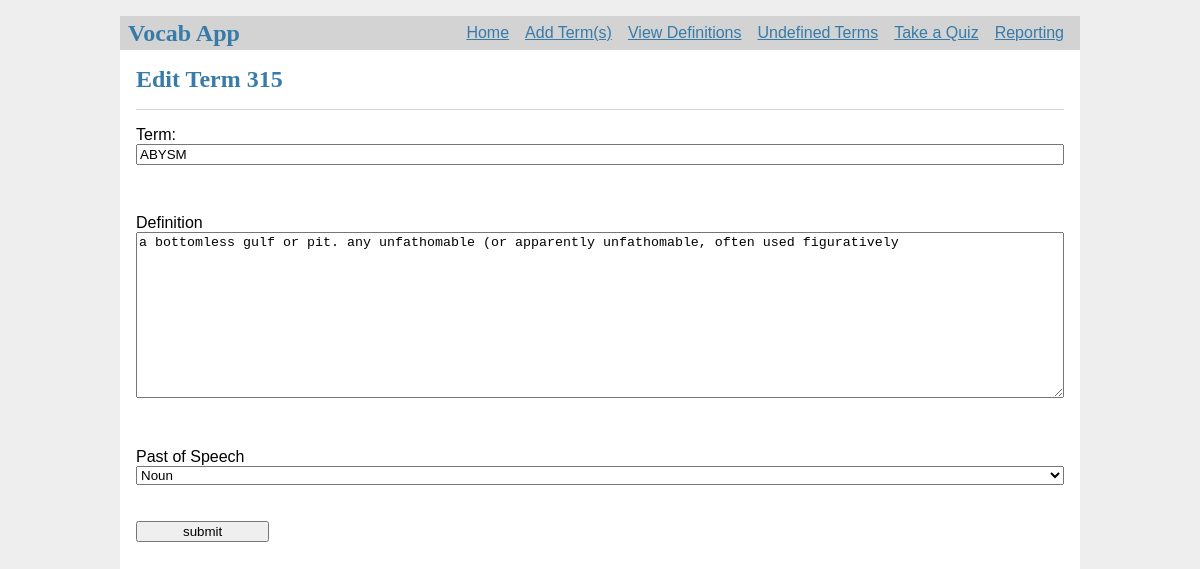
Screenshot of /editterm/315/ with the database file from the repository.
### tables this page shows
CREATE TABLE "defined" (
	`id`	INTEGER,
	`term`	TEXT,
	`part_of_speech`	TEXT,
	`definition`	TEXT,
	`quizzed`	INTEGER,
	`correct`	INTEGER,
	`date_added`	TEXT,
	PRIMARY KEY(`id`)
);

### flask-sqlite.py (the view)
@app.route('/editterm/<termid>/')
def edit_term(termid):
    con = sql.connect("vocab.db")
    cur = con.cursor()
    cur.execute("select * from defined where id = ?", (termid,))
    row = cur.fetchone()
    term = row[1]
    pos = row[2]
    defin = row[3]
    return render_template('edit_term.html', termid=termid, term=term, pos=pos, defin=defin)

### templates/edit_term.html (shortened to what this page needs)
{% extends 'base.html' %}
{% block header %}
  <h2>{% block title %}Edit Term {{termid}}{% endblock %}</h2>
{% endblock %}
{% block content %}
       <form action = "{{ url_for('editrec') }}" method = "POST">
         Term:
         <input type = "text" name = "term" value="{{ term }}" /></br></br>
         Definition<br>
         <textarea name = "defin" rows="4" cols="100" >{{ defin }}</textarea><br>
         <br>Past of Speech<br>
         <select name="pos">
		  <option value="Noun"{% if pos == "Noun" %}selected{% endif %}>Noun</option>
		 </select><br><br>
         <input type = "submit" value = "submit" /><br>
      </form>
{% endblock %}

### static/style.css (style rules this page uses)
h1, h2, h3, h4, h5, h6 { font-family: serif; color: #377ba8; margin: 1rem 0; }
.content form { margin: 1em 0; display: flex; flex-direction: column; }
.content input, .content textarea { margin-bottom: 1em; }
.content textarea { min-height: 12em; resize: vertical; }
input[type=submit] { align-self: start; min-width: 10em; }

### rows the page displays
defined: term "ABYSM", defin "a bottomless gulf or pit. any unfathomable (or apparently unfathomable, often used figuratively", pos "Noun"

### other values shown
{{ termid }} "315"
